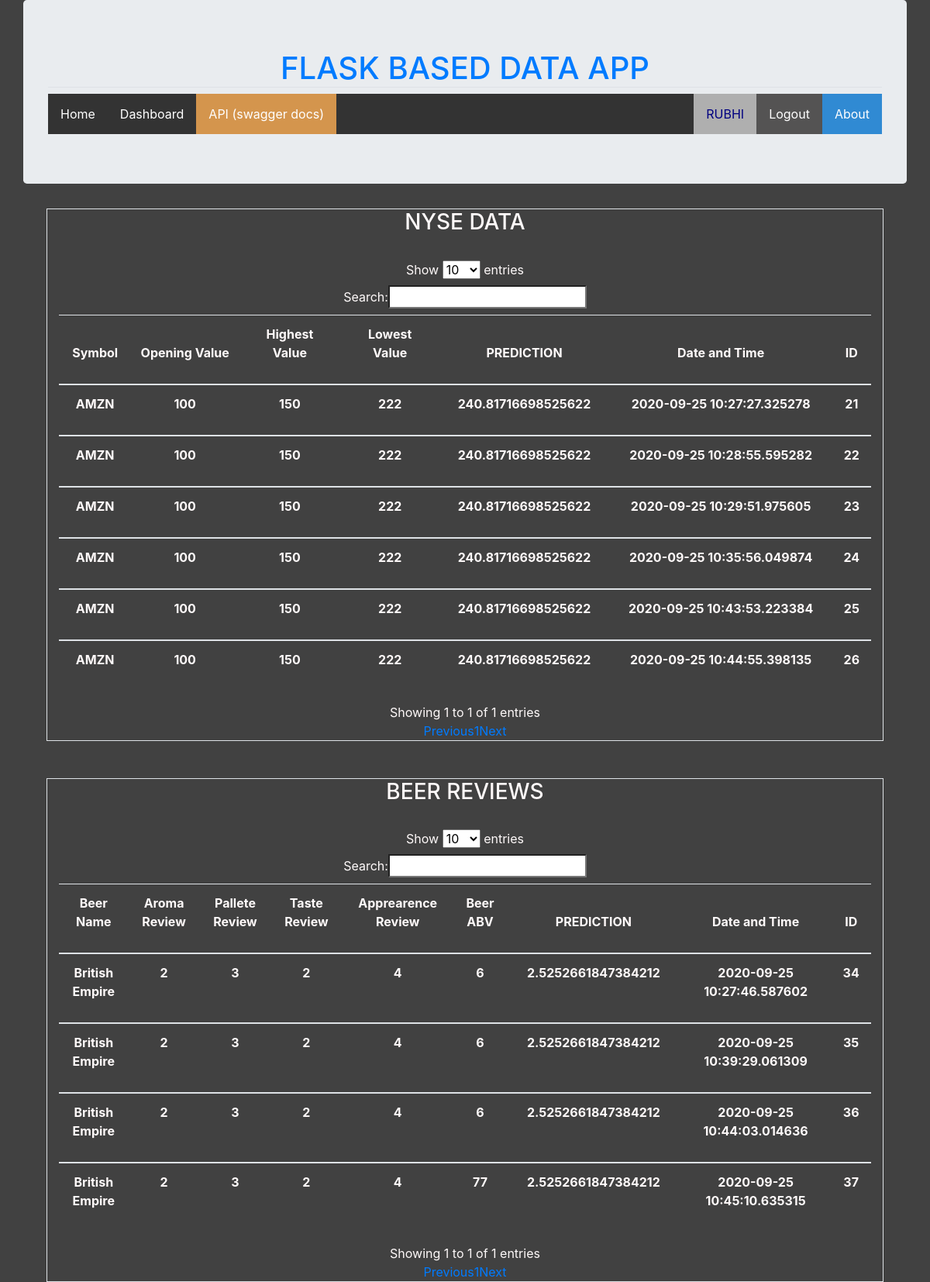
The app's page /dashboard (signed in), older data.
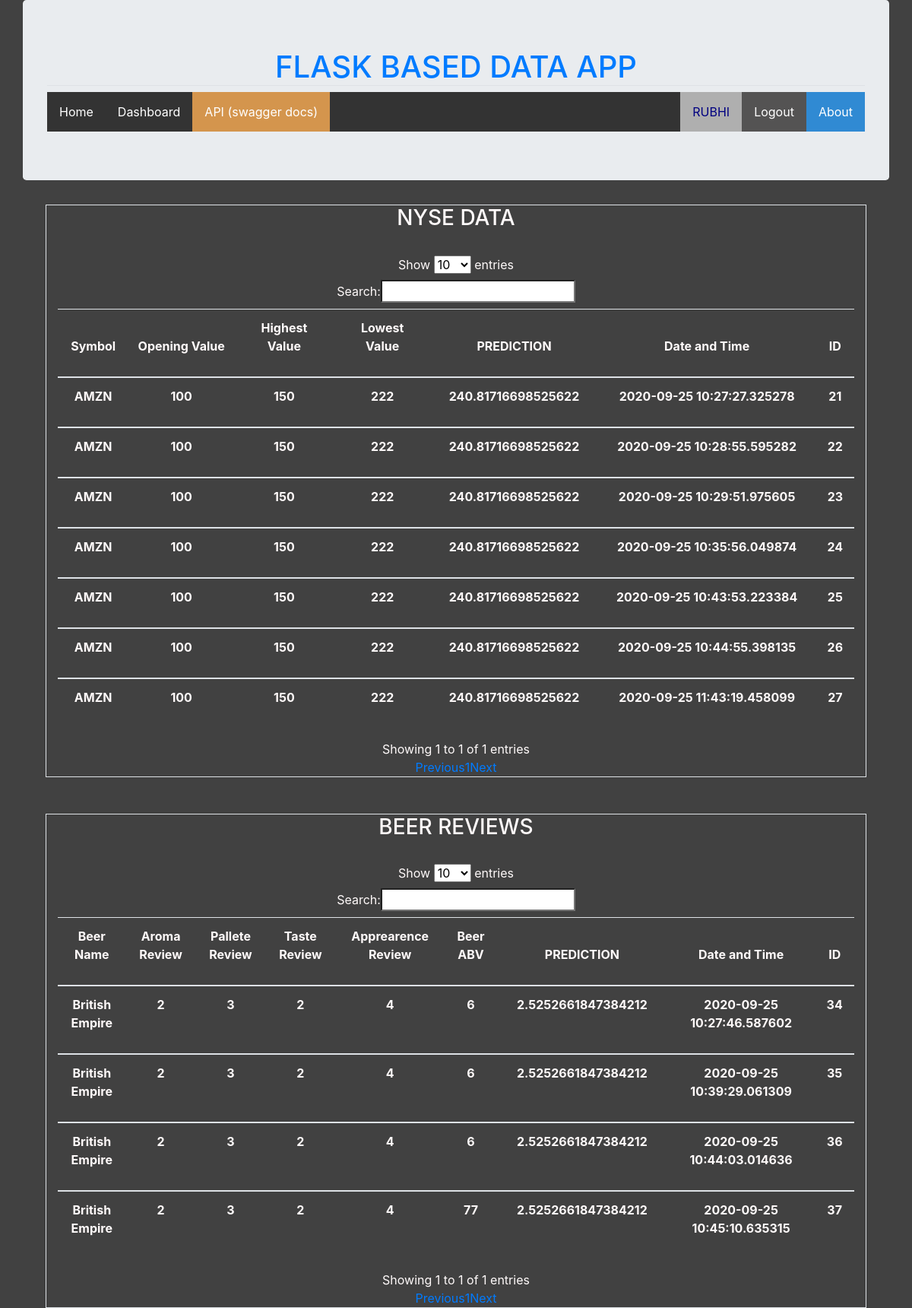
The same page, newer data.
### dataapp/models.py (models this page shows, shortened)
class users(db.Model, UserMixin):
    id = db.Column("id", db.Integer, primary_key = True)
    name = db.Column(db.String(100), unique = True, nullable = False)
    email = db.Column(db.String(100), unique = True, nullable = False)
    password = db.Column(db.String(100))
    new_york = db.relationship("new_york", backref = "user_name", lazy = True)
    beers = db.relationship("beer_review", lazy = True)

class new_york(db.Model):
    id = db.Column("id", db.Integer, primary_key = True)
    company_symbol = db.Column(db.String(100), unique = False, nullable = False)
    open_val = db.Column(db.Integer)
    high_val = db.Column(db.Integer)
    low_val = db.Column(db.Integer)
    close_prediction = db.Column(db.Integer, default = 0)
    date_time = db.Column(db.DateTime, nullable=False, default=datetime.utcnow)
    user_id = db.Column(db.Integer, db.ForeignKey("users.id"), nullable = False)

class beer_review(db.Model):
    id = db.Column("id", db.Integer, primary_key = True)
    beer_name = db.Column(db.String(100), unique = False, nullable = False)
    review_aroma = db.Column(db.Integer)
    review_pallete = db.Column(db.Integer)
    review_taste = db.Column(db.Integer)
    review_appearance = db.Column(db.Integer)
    beer_abv = db.Column(db.Integer)
    prediction_review = db.Column(db.Integer, default = 0)
    date_time = db.Column(db.DateTime, nullable=False, default=datetime.utcnow)
    user_id = db.Column(db.Integer, db.ForeignKey("users.id"), nullable = False)

### dataapp/main/routes.py (the view)
@main.route('/dashboard', methods=["POST", "GET"])
@login_required
def dashboard():
    user = users.query.get(current_user.id)
    nyse = user.new_york
    beers = beer_review.query.filter_by(user_id=current_user.id).all()
    if not nyse and not beers:
        flash("No predictions done yet.", 'danger')
    return render_template("dashboard.html", post = nyse, beers = beers)

### dataapp/models.py (called while the page is built)
@login_manager.user_loader
def load_user(user_id):
    return users.query.get(int(user_id))

### dataapp/templates/dashboard.html (shortened to what this page needs)
{% extends "layout.html" %}
{% block content %}
    <div class = "container-fluid" style="color: snow;">
        {% if post %}
            <div class="container border" style="border: 3px;">
                <h3 style="border: 1px;">NYSE DATA</h3>
                <br>
                <table class="table table-hove" id = "nyse_table">
                    <thead>
                        <tr>
                            <th><p align="center">Symbol</p></th>
                            <th><p align="center">Opening Value</p></th>
                            <th><p align="center">Highest Value</p></th>
                            <th><p align="center">Lowest Value</p></th>
                            <th><p align="center">PREDICTION</p></th>
                            <th><p align="center">Date and Time</p></th>
                            <th><p align="center">ID</p></th>
                        </tr>
                    </thead>
                    {% for predict in post %}
                        <tbody>
                            <tr>
                                <th><p align="center">{{predict.company_symbol}}</p></th>
                                <th><p align="center">{{predict.open_val}}</p></th>
                                <th><p align="center">{{predict.high_val}}</p></th>
                                <th><p align="center">{{predict.low_val}}</p></th>
                                <th><p align="center">{{predict.close_prediction}}</p></th>
                                <th><p align="center">{{predict.date_time}}</p></th>
                                <th><p align="center">{{predict.id}}</p></th>
                            </tr>
                        </tbody>
                    {% endfor %}
                </table>
            </div>
        {% endif %}
        <br>
        <br>
        {% if beers %}
            <div class="container border">
                <h3>BEER REVIEWS</h3>
                <br>
                <table class="table table-hove" id = "beers_table">
                    <thead>
                        <tr>
                            <th><p align="center">Beer Name</p></th>
                            <th><p align="center">Aroma Review</p></th>
                            <th><p align="center">Pallete Review</p></th>
                            <th><p align="center">Taste Review</p></th>
                            <th><p align="center">Apprearence Review</p></th>
                            <th><p align="center">Beer ABV</p></th>
                            <th><p align="center">PREDICTION</p></th>
                            <th><p align="center">Date and Time</p></th>
                            <th><p align="center">ID</p></th>
                        </tr>
                    </thead>
                    {% for beer in beers %}
                        <tbody>
                            <tr>
                                <th><p align="center">{{beer.beer_name}}</p></th>
                                <th><p align="center">{{beer.review_aroma}}</p></th>
                                <th><p align="center">{{beer.review_pallete}}</p></th>
                                <th><p align="center">{{beer.review_taste}}</p></th>
                                <th><p align="center">{{beer.review_appearance}}</p></th>
                                <th><p align="center">{{beer.beer_abv}}</p></th>
                                <th><p align="center">{{beer.prediction_review}}</p></th>
                                <th><p align="center">{{beer.date_time}}</p></th>
                                <th><p align="center">{{beer.id}}</p></th>
                            </tr>
                        </tbody>
                    {% endfor %}
                </table>
            </div>
        {% endif %}
    </div>
{% endblock content %}

### dataapp/templates/layout.html (shortened to what this page needs)
<!DOCTYPE html>
<html>
<head>
    <link rel="stylesheet" href="https://maxcdn.bootstrapcdn.com/bootstrap/4.0.0/css/bootstrap.min.css">
    <link rel="stylesheet" type="text/css" href="{{ url_for('static', filename='style.css') }}">
</head>
<body style="background-color: rgb(65, 65, 65);">
    <div class="container jumbotron"  align="center">
        <h1 class = "border-bottom" style="color: rgb(65, 65, 65);"><a href="{{ url_for('main.home') }}">FLASK BASED DATA APP</a></h1>
        <ul>
            <li><a href="{{ url_for('main.home') }}">Home</a></li>
            <li><a href="{{ url_for('main.dashboard') }}">Dashboard</a></li>
            <li><a href="/api/doc" style="background-color: rgb(212, 149, 77)">API (swagger docs)</a></li>
            <li style="float:right"><a class="active" style="background-color: rgb(48, 138, 211)" href="{{ url_for('main.about') }}">About</a></li>
            {% if current_user.is_authenticated %}
                <li style="float:right"><a class="active" style="background-color: rgba(116, 114, 114, 0.514);" href="{{ url_for('account.logout') }}">Logout</a></li>
                <li style="float:right"><a class="active" style="background-color: rgb(175, 175, 175); color: navy;" href="#">{{current_user.name}}</a></li>
            {% else %}
            <li style="float:right"><a class="active" style="background-color: rgb(48, 138, 211)" href="{{ url_for('account.login') }}">Login</a></li>
            <li style="float:right"><a class="active" style="background-color: rgb(48, 138, 211)" href="{{ url_for('account.register') }}">Register</a></li>
            {% endif %}
        </ul>
    </div>
    <div class="container" align='center'>
        {% block content %}{% endblock %}
    </div>
</body>
</html>

### dataapp/static/style.css (style rules this page uses)
ul { list-style-type: none; margin: 0; padding: 0; overflow: hidden; background-color: #333; }
li { float: left; }
li a { display: block; color: white; text-align: center; padding: 14px 16px; text-decoration: none; }
.active { background-color: #3e92ca; }
body { background-image: url("https://i.pinimg.com/originals/62/da/98/62da98a3844145e89cd5aaf257d66eea.png"); background-repeat: no-repeat; background-attachment: fixed; background-size: 100% 100%; }

Row changes from the older to the newer data that the page shows:
added new_york: company_symbol "AMZN", open_val "100", high_val "150", low_val "222", close_prediction "240.81716698525622", date_time "2020-09-25 11:43:19.458099", id "27"
